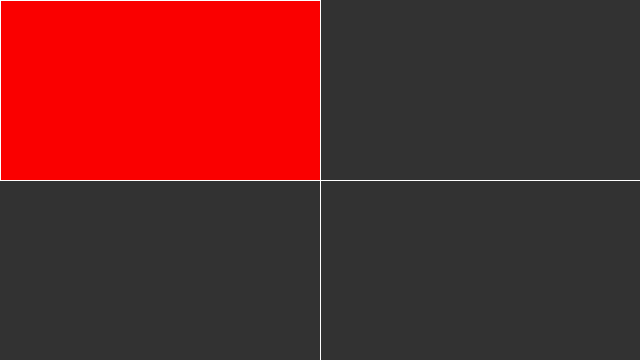
Frame 1 (no input)
Frame 60 (the mouse pressed at the canvas centre just before this capture): identical to frame 1, image omitted
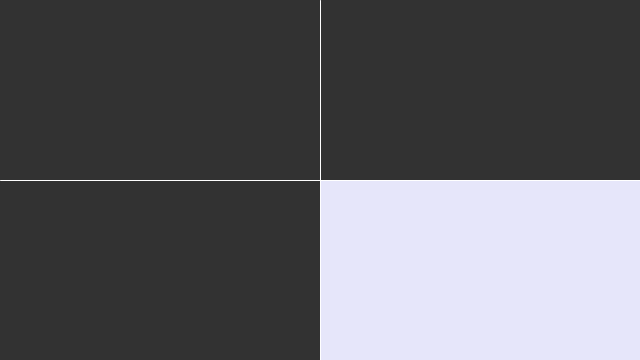
Frame 120 (the mouse held since frame 60 and released just before this capture)

The Processing sketch that drew these frames (run headless with seeded random() and noise(); from frame 60 on, the mouse is pressed at the canvas centre):

// Processing sketch: Quadrant_Highlight
// ── Quadrant_Highlight.pde
void setup()
{
 size(640, 360);
} 
void draw()
{ 
  background(50);
  stroke(255);
  line(0,height/2,width,height/2);
  stroke(255);
  line(width/2,0,width/2,height);
  if(mouseX < width/2 && mouseY < height/2)
  {
    fill(250, 0, 0);
    rect(0,0,width/2,height/2);
    println("QUAD 1");
  }
  else if(mouseX < width && mouseY < height/2)
  {
    fill(0, 250, 0);
    rect(width/2,0,width/2,height/2);
    println("QUAD 2");
  } 
  else if(mouseX < width/2 && mouseY < height)
  {
    fill(0, 0, 250);
    rect(0,height/2,width/2,height);
    println("QUAD 3");
  }
  else 
  {
    fill(230, 230, 250);
    rect(width/2,height/2,width,height);
    println("QUAD 4");
  } 
}
